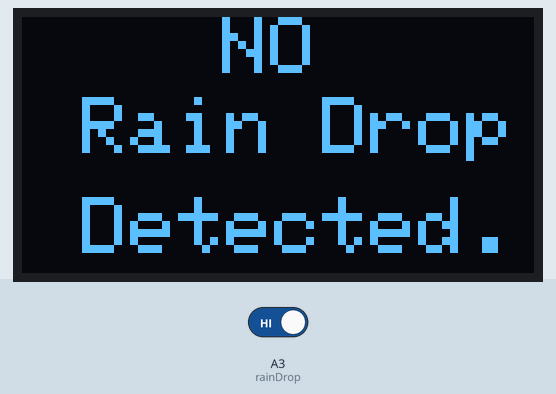
This sketch was run on a simulated Arduino Uno, built with avr-gcc and run on an emulated ATmega328P. On the bench: 128×64 one-colour display. Inputs (shaded band) come from the test bench; at power-on: A3 (rainDrop) HIGH. What the sketch prints to the serial monitor is not drawn.

Above: at 3.2 s.
3.3 s: A3 (rainDrop) driven LOW
At 4.3 s:
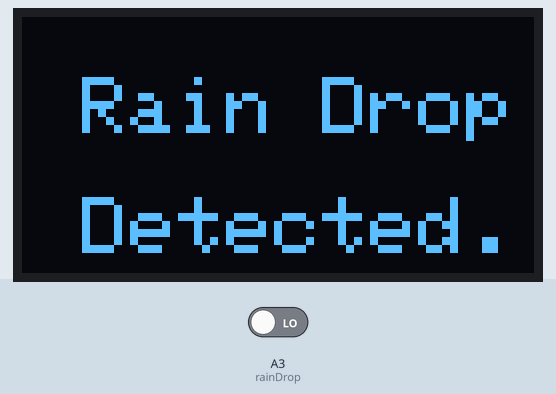
4.8 s: A3 (rainDrop) driven HIGH
At 5.8 s:
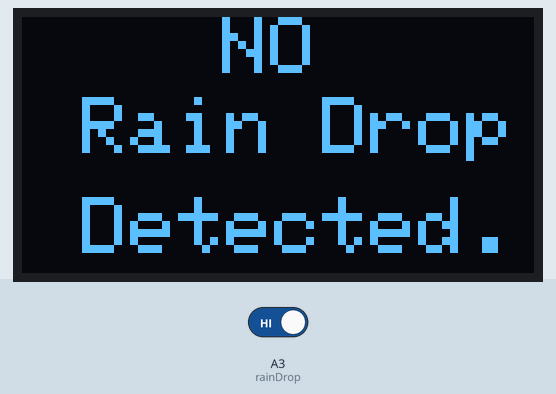
Timing chart, 0 to 7.8 s (numbered marks = the images above; inputs shaded):
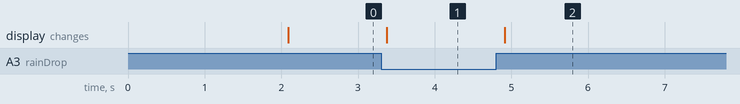

The sketch:

LCDDISPLAYRAINdrops.ino
```cpp
#include <Adafruit_GFX.h> // Include the Adafruit GFX library for graphics functions
#include <Adafruit_SSD1306.h> // Include the Adafruit SSD1306 library for the OLED display

// OLED display configuration
#define SCREEN_WIDTH 128 // Define the OLED display width in pixels
#define SCREEN_HEIGHT 64 // Define the OLED display height in pixels
#define OLED_RESET -1 // Define the reset pin for the OLED display (-1 if sharing Arduino reset pin)
Adafruit_SSD1306 display(SCREEN_WIDTH, SCREEN_HEIGHT); // Create an instance of the display object


// rainDrop pin A3 has a rainDrop attached to it. Give it a name:
int rainDrop = A3;

// the setup routine runs once when you press reset:
void setup() {
  // initialize serial communication at 9600 bits per second:
  Serial.begin(9600);
  // make the rainDrop's pin an input:
  //pinMode(rainDrop, INPUT);

  // Initialize OLED display
  if (!display.begin(SSD1306_SWITCHCAPVCC, 0x3C)) { // Check if the display initializes correctly with I2C address 0x3C
    Serial.println(F("SSD1306 allocation failed")); // Print error message if initialization fails
    while (true); // Stay in an infinite loop if initialization fails
  }

  display.clearDisplay(); // Clear the display buffer
  display.setTextSize(3); // Set text size to 2
  display.setTextColor(SSD1306_WHITE); // Set text color to white
  display.setCursor(0, 10); // Set cursor position at (0, 10)
  display.println(F("Initializing...")); // Print "Initializing..." on the display
  display.display(); // Update the display with the above settings
  delay(2000); // Wait for 2 seconds
}

// the loop routine runs over and over again forever:
void loop() {
  // read the input pin:
  int rainDropState = digitalRead(rainDrop);
  // print out the state of the button:
  Serial.println(rainDropState);
   if (rainDropState == 0) { // Check if sensor value is greater than 500
     display.clearDisplay();
    display.setTextSize(2);
    display.setCursor(15, 15);
    display.println(F("Rain Drop"));
    display.setCursor(15, 45);
    display.println(F("Detected."));
    display.display();


  } else {

    display.clearDisplay();
    display.setTextSize(2);
    display.setCursor(50, 0);
    display.println(F("NO"));
    display.setCursor(15, 20);
    display.println(F("Rain Drop"));
    display.setCursor(15, 45);
    display.println(F("Detected."));
    display.display();


  }

  delay(100);  // delay in between reads for stability
}
```

Measured:
- after the input at 3.3 s, the display: changes after 0.07 s (image 1)
- after the input at 4.8 s, the display: changes after 0.11 s (image 2)
